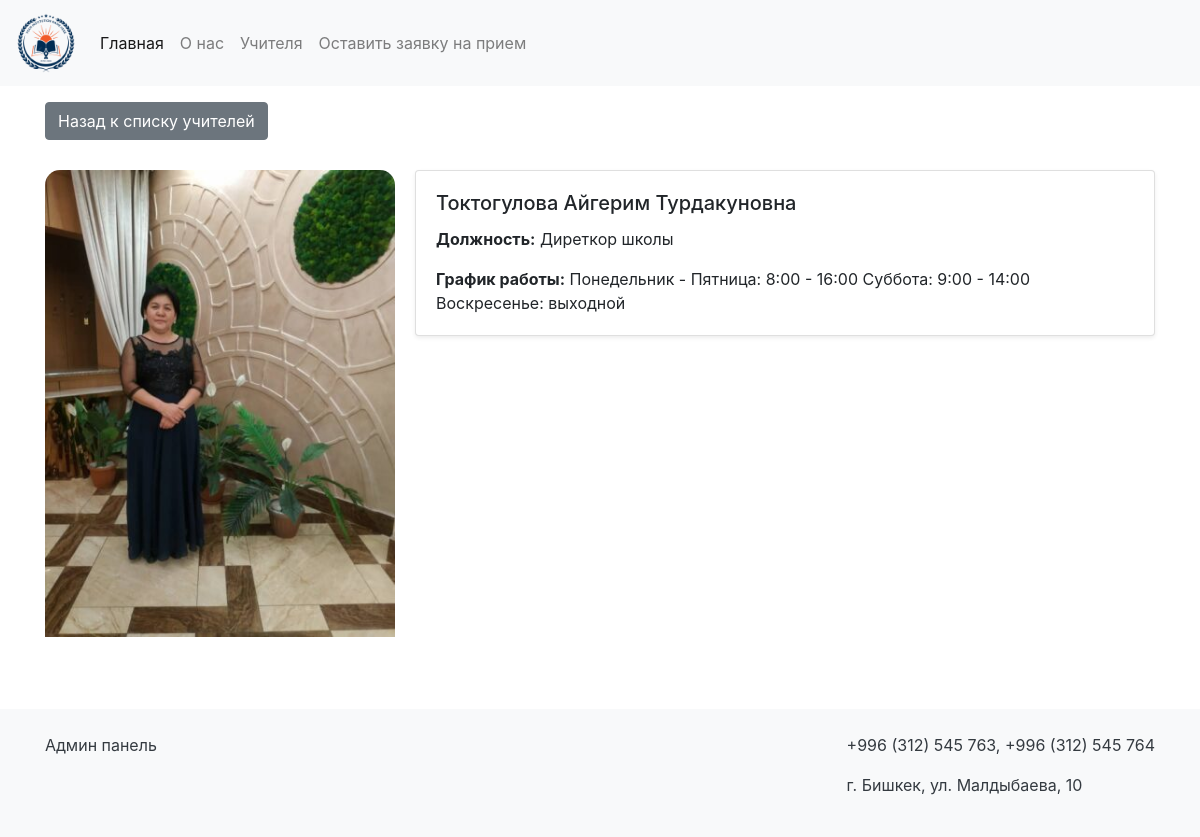
Screenshot of /teachers/teacher/1/ with the database file from the repository.
### teachers/models.py (models this page shows, shortened)
class Teacher(models.Model):
    CATEGORY = (
        ('Учитель', 'Учитель'),
        ('Администрация', 'Администрация'),
        ('Директор', 'Директор')
    )
    name = models.CharField(max_length=100, verbose_name='Введите ФИО')
    category = models.CharField(max_length=100, choices=CATEGORY, verbose_name='Выберите категорию')
    profession = models.CharField(max_length=100, verbose_name='Введите полное название должности')
    photo = models.ImageField(blank=True, upload_to='teachers/', verbose_name='Фото')
    schedule = models.TextField(verbose_name='Введите график работы')

### teachers/views.py (the view)
# urls.py: path('teacher/<int:pk>/', views.teacher_detail, name='teacher_detail'),
def teacher_detail(request, pk):
    teacher = get_object_or_404(Teacher, pk=pk)
    return render(request, 'teacher_detail.html', {'teacher': teacher})

### templates/teacher_detail.html (shortened to what this page needs)
{% include 'header_and_footer/header.html' %}
<div class="container">
    <a href="{% url 'teachers' %}" class="btn btn-secondary" style="margin: 30px 0;">Назад к списку учителей</a>
    <div class="mb-4 d-flex">
        <div style="margin-right: 20px"><img src="{% if teacher.photo %}{{ teacher.photo.url }}{% else %}../../../media/empty.png{% endif %}"
                 class="card-img-top" alt="{{ teacher.name }}"></div>
        <div class="card h-100 shadow-sm">
            <div class="card-body">
                <h5 class="card-title">{{ teacher.name }}</h5>
                <p class="card-text"><strong>Должность:</strong> {{ teacher.profession }}</p>
                <p class="card-text"><strong>График работы:</strong> {{ teacher.schedule }}</p>
            </div>
        </div>
    </div>
</div>
{% include 'header_and_footer/footer.html' %}

### static/css/style.css (style rules this page uses)
html, body { height: 100%; margin: 0; }
body { display: flex; flex-direction: column; }
.card { transition: transform 0.2s ease-in-out; }

### templates/teacher_detail.html (style rules this page uses)
.card-img-top { border-radius: 15px 15px 0 0; width: 350px; height: auto; display: block; margin: 0 auto; }

### rows the page displays
Teacher: photo (picture), name "Токтогулова Айгерим Турдакуновна", profession "Диреткор школы", schedule "Понедельник - Пятница: 8:00 - 16:00 Суббота: 9:00 - 14:00 Воскресенье: выходной"
